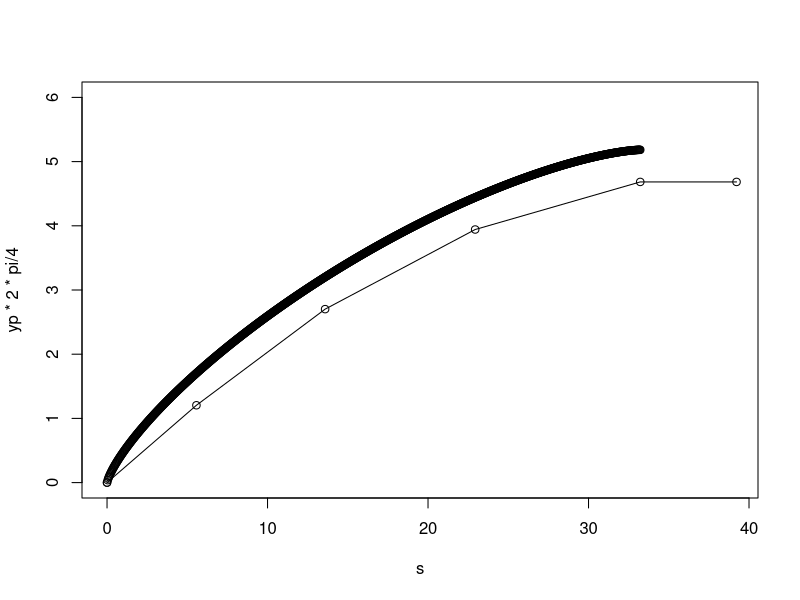

Write the R code that produced this figure.
#!/usr/bin/Rscript
# This is just a calculation of some points to manually
# construct a template for the nose cone shell. The reported 
# "x" values are actually the distance along the surface of
# the nose. So, the center of the cutout should lay perfectly 
# along the center of the mold. There's a quarter inch of room
# left along each side, to account for any necessary fudgery.
# Joe Shields
# 2016-9-29

x <- seq(from=0, to=33, length.out = 1e3)
OD <- 6.6#in, outer diameter
R <- OD/2#in, outer radius
# L <- 30*25.4e-3#in, length of nose cone
L <- 5*OD

# LD Haack shape:
theta <- function(x) acos(1-2*x/L)
y <- function(x) R/sqrt(pi)*sqrt(theta(x)-sin(2*theta(x))/2)#von Karman ogive
# plot(
# 	y, xlim=c(0, L),
# 	asp=1
# 	)
x <- seq(from=0, to=L, length.out = 1e3)
yp <- y(x)
# plot(x, yp, type="l")
pow <- 1.3
ind <- ceiling(seq(from=1, to= length(yp), length.out = 5)^pow/length(yp)^(pow-1))
cp <- yp*2*pi

cp <- cp[ind]
xp <- x[ind]

cp <- c(cp, OD*pi)
xp <- c(xp, L+6)

cp <- cp
rcp <- cp/4-0.5
rcp <- (rcp+abs(rcp))/2

arclength <- function(x,y)
{
	ds <- 0
	for(i in 2:length(x))
		ds <- c(ds, sqrt((x[i]-x[i-1])^2+(y[i]-y[i-1])^2))
	s <- cumsum(ds)
	return(s)
}

s <- arclength(x, yp)
length(s)
length(yp)
# plot(s, yp)
sp <- c(s[ind], max(s)+6)

plot(s, yp*2*pi/4, xlim=c(0, L+6), ylim=c(0, 6))
points(sp, rcp)
lines(sp, rcp)
pts <- data.frame(
	x= paste(format(c(sp, rev(sp)), digits=4)), 
	y= paste(format(c(rcp, -rev(rcp)), digits=4))
	)

cat("
Use these coordinates to draw out one side of the cutout of
the nose cone. So, you will draw some cartesian axes on the 
peel ply of the the CF. Then, plot these points. Then, 
connect the points together. Draw lines between the points
with a straight edge. At the tip, construct the necessary 
unfolding for the doodlybob that connects to the nose tip 
and the nose plug. The units are in inches. 
")
# cat("x= ", paste(format(c(sp, rev(sp)), digits=4), collapse=", "))
# cat("\n")
# cat("y= ", paste(format(c(rcp, -rev(rcp)), digits=4), collapse=", "))
print(pts)
